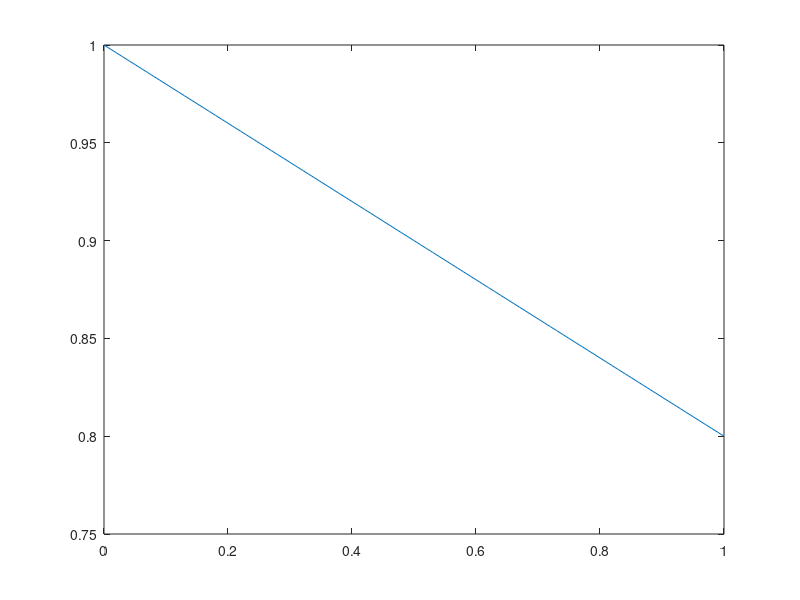

Recreate this plot in MATLAB. (Note: this script raises an error after producing the figure.)
%Week 2 Exercise 1

close all
clear

ReL = 10e06; %% three dif 
x = linspace(0,1,101);

uegrad = -0.2; %% three dif 
ue = zeros(1,length(x));
ue(1) = 1;

for i = 2:length(ue)
    ue(i) = ue(i-1) + uegrad*x(2);
end

figure 
plot(x,ue)

%% Vector Method 

% Mthick = zeros(1,length(x));
% 
% Mthick2 = 0;
% 
% for xi = 2:length(x)
%     
%     Mthick2 = Mthick2 + 0.45*(ue(xi)^-6)*ueintbit(x(xi-1),ue(xi-1),x(xi),ue(xi))/ReL; 
%     Mthick(xi) = sqrt(Mthick2);
%     
% end
% 
% Rethet = ReL.*ue.*Mthick;
% m = -ReL.*(Mthick.^2)*uegrad;
% 
% H = arrayfun(@thwaites_lookup,m);
% He = arrayfun(@laminar_He,H);
% 
% n = 101;
% laminar = true;
% i = 1;
% while laminar && i < n
% %     Rethet(i)
%     if log(Rethet(i)) >= 18.4*He(i) - 21.74
%         laminar = false;
%         disp([x(i) Rethet(i)/1000])
%         
%     end
%     i = i+1;
% end 

%% Iterative Method 

integral = 0; 
Mthick = 0;

% for i = 1:(length(x)-1)
%     
% %     Mthick2 = Mthick2 + 0.45*(ue(i)^-6)*ueintbit(x(i),ue(i),x(i+1),ue(i+1))/ReL; 
% %     Mthick = sqrt(Mthick2);
%     
%     Rethet = ReL*ue(i)*Mthick;
%     m = -ReL*(Mthick^2)*uegrad;
% 
%     H = thwaites_lookup(m);
%     He = laminar_He(H);
%     
%     if log(Rethet) >= 18.4*He - 21.74
%         laminar = false;
% %         disp([x(i) Rethet/1000])
%     end
%         
%     integral = integral + ueintbit(x(i),ue(i),x(i+1),ue(i+1)); 
%     Mthick = sqrt(0.45*(ue(i+1)^-6)*integral/ReL);
%  
% end

n = 101;
laminar = true;
i = 1;

while laminar && i < n
    Rethet = ReL*ue(i)*Mthick;
    m = -ReL*(Mthick^2)*uegrad;

    H = thwaites_lookup(m);
    He = laminar_He(H);
    
    if log(Rethet) >= 18.4*He - 21.74
        laminar = false;
        disp([x(i) Rethet/1000])
    end
        
    integral = integral + ueintbit(x(i),ue(i),x(i+1),ue(i+1)); 
    Mthick = sqrt(0.45*(ue(i+1)^-6)*integral/ReL);
        
    i = i+1;
end
 





